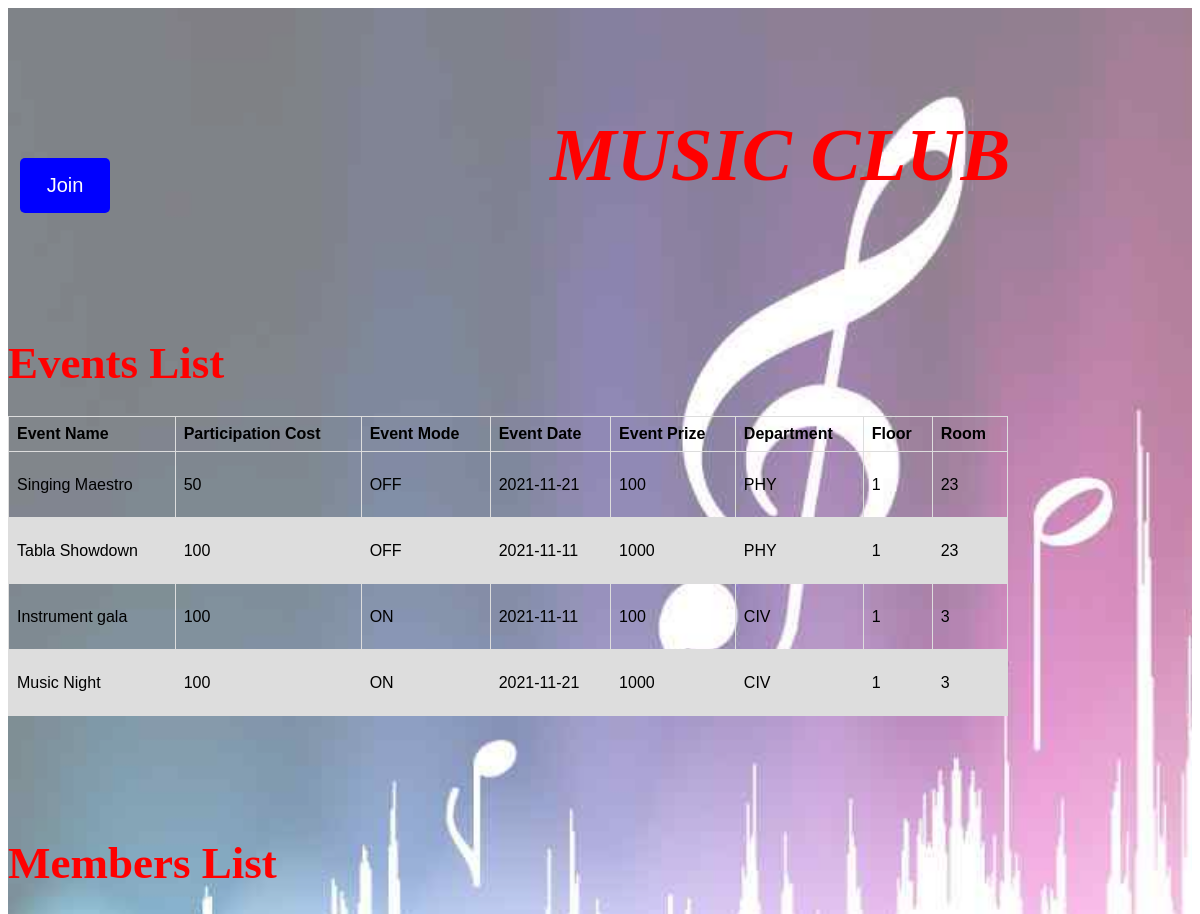
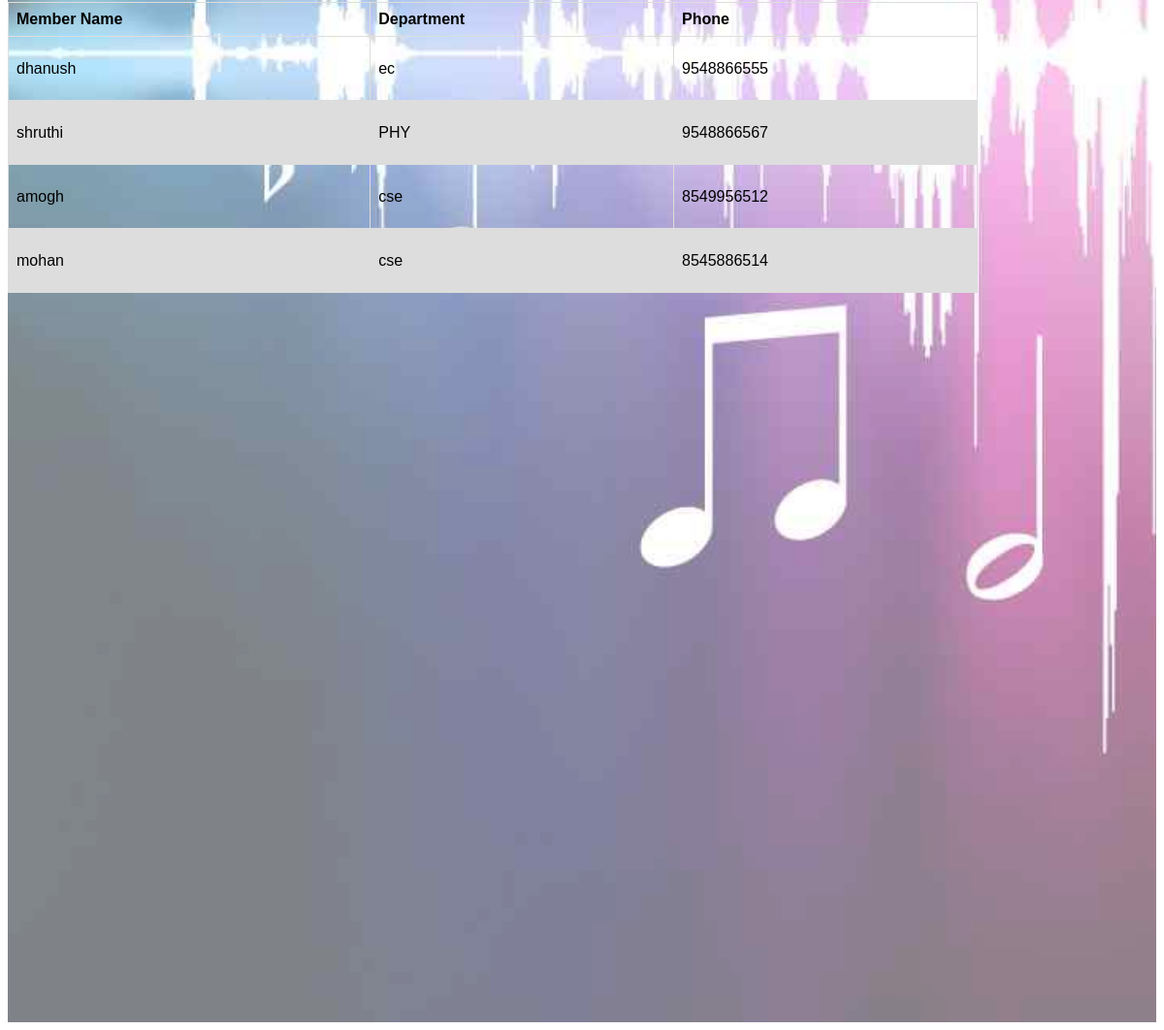
The page /participant/p_music.php on the database its author committed (2 pictures, top to bottom).
### tables this page shows
CREATE TABLE `events` (
  `EID` int(11) NOT NULL,
  `EVENT_NAME` varchar(128) DEFAULT NULL,
  `PARTICIPATION_COST` varchar(128) DEFAULT NULL,
  `EVENT_MODE` varchar(128) DEFAULT NULL,
  `EVENT_DATE` date DEFAULT NULL,
  `EVENT_PRIZES` varchar(128) DEFAULT NULL,
  `CID` int(11) DEFAULT NULL,
  `LID` int(11) DEFAULT NULL,
  `EXID` int(11) DEFAULT NULL
);

CREATE TABLE `location` (
  `LID` int(11) NOT NULL,
  `DEPARTMENT` varchar(128) DEFAULT NULL,
  `FLOOR` int(11) DEFAULT NULL,
  `ROOM` int(11) DEFAULT NULL
);

CREATE TABLE `member` (
  `MID` int(11) NOT NULL,
  `NAME` varchar(128) DEFAULT NULL,
  `DEPARTMENT` varchar(128) DEFAULT NULL,
  `USN` varchar(128) DEFAULT NULL,
  `PHNO` varchar(128) DEFAULT NULL,
  `CID` int(11) DEFAULT NULL
);

### participant/p_music.php (the view, shortened to what this page needs)
<?php
$m_music1 = [];
$m_music2 = [];
try
{
    $pdo = new PDO("mysql:host=localhost;dbname=project", "manasa", "2929");
    $pdo->setAttribute(PDO::ATTR_ERRMODE, PDO::ERRMODE_EXCEPTION);
    $all_music1 = $pdo->query("SELECT * FROM events,location where events.CID=3 and events.LID=location.LID");
		$all_music2= $pdo->query("SELECT NAME,DEPARTMENT,PHNO  FROM member WHERE CID=3");
    while ( $row = $all_music1->fetch(PDO::FETCH_OBJ) )
		{
		    $m_music1[] = $row;
		}
		while ( $row2 = $all_music2->fetch(PDO::FETCH_OBJ) )
		{
				$m_music2[] = $row2;
		}
}
catch(PDOException $e)
{
    echo "Connection failed: " . $e->getMessage();
    die();
}
?>
<html>
<head>
  <link rel="stylesheet" type="text/css" href="../stylesheets/stylep.css">
</head>
<body>
<div class="pm_img">
</div>
<div class="header">
<h2>MUSIC CLUB<h2>
</div>
<div class="list">
  <h2>Events List</h2>
</div>
<div class ="tab">
<p>
	<table>
		<thead>
			<tr>
				<th>Event Name</th>
				<th>Participation Cost</th>
				<th>Event Mode</th>
				<th>Event Date</th>
				<th>Event Prize</th>
				<th>Department</th>
				<th>Floor</th>
				<th>Room</th>
			</tr>
		</thead>
		<tbody>
			<?php foreach($m_music1 as $m_mus1) :?>
										<tr>
					<td><?php echo $m_mus1->EVENT_NAME; ?></td>
					<td><?php echo $m_mus1->PARTICIPATION_COST; ?></td>
					<td><?php echo $m_mus1->EVENT_MODE; ?></td>
					<td><?php echo $m_mus1->EVENT_DATE; ?></td>
					<td><?php echo $m_mus1->EVENT_PRIZES; ?></td>
					<td><?php echo $m_mus1->DEPARTMENT; ?></td>
					<td><?php echo $m_mus1->FLOOR; ?></td>
					<td><?php echo $m_mus1->ROOM; ?></td>
										</tr>
								<?php endforeach; ?>
		</tbody>
	</table>
</p>
</div>
<div class="list2">
  <h2>Members List</h2>
</div>
<div class ="tab2">
<p>
	<table>
		<thead>
			<tr>
				<th>Member Name</th>
				<th>Department</th>
				<th>Phone</th>
			</tr>
		</thead>
		<tbody>
			<?php foreach($m_music2 as $m_mus2) :?>
										<tr>
					<td><?php echo $m_mus2->NAME; ?></td>
					<td><?php echo $m_mus2->DEPARTMENT; ?></td>
					<td><?php echo $m_mus2->PHNO; ?></td>
										</tr>
								<?php endforeach; ?>
		</tbody>
	</table>
</p>
</div>
<button class="i6"onclick="document.getElementById('id02').style.display='block'">Join</button>
</body>
</html>

### stylesheets/stylep.css (style rules this page uses)
* { box-sizing: border-box; }
.pm_img { background: url("../images/m_img.jpg"); background-size: cover; height:250%; opacity: 0.5; }
.header { position: absolute; top:50px; left:550px; font-size: 50px; font-style: italic; color: red; }
table { font-family: arial, sans-serif; border-collapse: collapse; width: 1000px; height:300px; }
td, th { border: 1px solid #dddddd; text-align: left; padding: 8px; }
tr:nth-child(even) { background-color: #dddddd; }
.list { position: absolute; top:300px; font-size: 30px; color: red; }
.tab { position: absolute; top:400px; }
.list2 { position: absolute; top:800px; font-size: 30px; color: red; }
.tab2 { position: absolute; top:900px; }
.i6 { font-size:20px; position:absolute; top:150px; left:20px; height:55px; width:90px; background-color: #0000FF; border-radius: 5px 5px; }
button { background-color: #4CAF50; color: white; padding: 14px 20px; margin: 8px 0; border: none; cursor: pointer; width: 100%; }

### rows shown on the page
events: EVENT_NAME "Singing Maestro", PARTICIPATION_COST "50", EVENT_MODE "OFF", EVENT_DATE "2021-11-21", EVENT_PRIZES "100", LID.DEPARTMENT "PHY", LID.FLOOR "1", LID.ROOM "23"
events: EVENT_NAME "Tabla Showdown", PARTICIPATION_COST "100", EVENT_MODE "OFF", EVENT_DATE "2021-11-11", EVENT_PRIZES "1000", LID.DEPARTMENT "PHY", LID.FLOOR "1", LID.ROOM "23"
events: EVENT_NAME "Instrument gala", PARTICIPATION_COST "100", EVENT_MODE "ON", EVENT_DATE "2021-11-11", EVENT_PRIZES "100", LID.DEPARTMENT "CIV", LID.FLOOR "1", LID.ROOM "3"
events: EVENT_NAME "Music Night", PARTICIPATION_COST "100", EVENT_MODE "ON", EVENT_DATE "2021-11-21", EVENT_PRIZES "1000", LID.DEPARTMENT "CIV", LID.FLOOR "1", LID.ROOM "3"
member: NAME "dhanush", DEPARTMENT "ec", PHNO "9548866555"
member: NAME "shruthi", DEPARTMENT "PHY", PHNO "9548866567"
member: NAME "amogh", DEPARTMENT "cse", PHNO "8549956512"
member: NAME "mohan", DEPARTMENT "cse", PHNO "8545886514"
